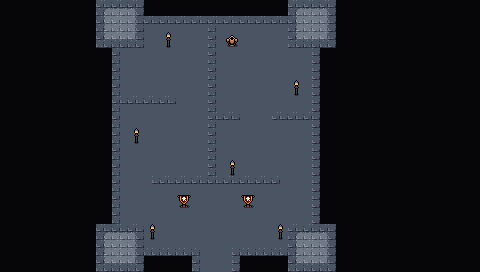

Below is a game level as drawn by its tile map, then a one-line description and the .tmx that defines it (tile-layer data replaced by summaries):
An orthogonal 30x17 tile map with 16x16 px tiles, 4 tile layers (Collision, Background, Walls, Clutter), 2 tilesets and 8 objects.

<map version="1.5" tiledversion="1.7.2" orientation="orthogonal" renderorder="right-down" width="30" height="17" tilewidth="16" tileheight="16" infinite="0" nextlayerid="8" nextobjectid="56">
 <editorsettings>
  <export target="wastetown..tmx" format="tmx" />
 </editorsettings>
 <tileset firstgid="1" source="../tileset/main.tsx" />
 <tileset firstgid="3477" source="../tileset/buildings.tsx" />
 <layer id="6" name="Collision" width="30" height="17">
  <data>[510 cells, 87 non-empty, 12 distinct tile ids]</data>
 </layer>
 <layer id="1" name="Background" width="30" height="17">
  <data>[510 cells, 510 non-empty, 3 distinct tile ids]</data>
 </layer>
 <layer id="2" name="Walls" width="30" height="17">
  <data>[510 cells, 100 non-empty, 16 distinct tile ids]</data>
 </layer>
 <layer id="3" name="Clutter" width="30" height="17">
  <properties>
   <property name="spriteLayer" type="bool" value="true" />
  </properties>
  <data>[510 cells, 9 non-empty, 3 distinct tile ids]</data>
 </layer>
 <objectgroup id="4" name="Objects">
  <object id="38" template="../obj/entry_up.tx" x="209" y="271.5">
   <properties>
    <property name="teleport" value="" />
   </properties>
  </object>
  <object id="48" template="../obj/treasure.tx" x="122" y="83" />
  <object id="50" template="../obj/enemy.tx" x="248.5" y="122">
   <properties>
    <property name="enemy" value="Human elite" />
   </properties>
  </object>
  <object id="51" template="../obj/treasure.tx" x="264" y="48.8333" />
  <object id="52" template="../obj/gold.tx" x="190.5" y="38.5" />
  <object id="53" template="../obj/enemy.tx" x="183.5" y="105">
   <properties>
    <property name="enemy" value="Knight" />
   </properties>
  </object>
  <object id="54" template="../obj/enemy.tx" x="286.167" y="186.333">
   <properties>
    <property name="enemy" value="Human" />
   </properties>
  </object>
  <object id="55" template="../obj/enemy.tx" x="131" y="187.167">
   <properties>
    <property name="enemy" value="Human guard" />
   </properties>
  </object>
 </objectgroup>
</map>
